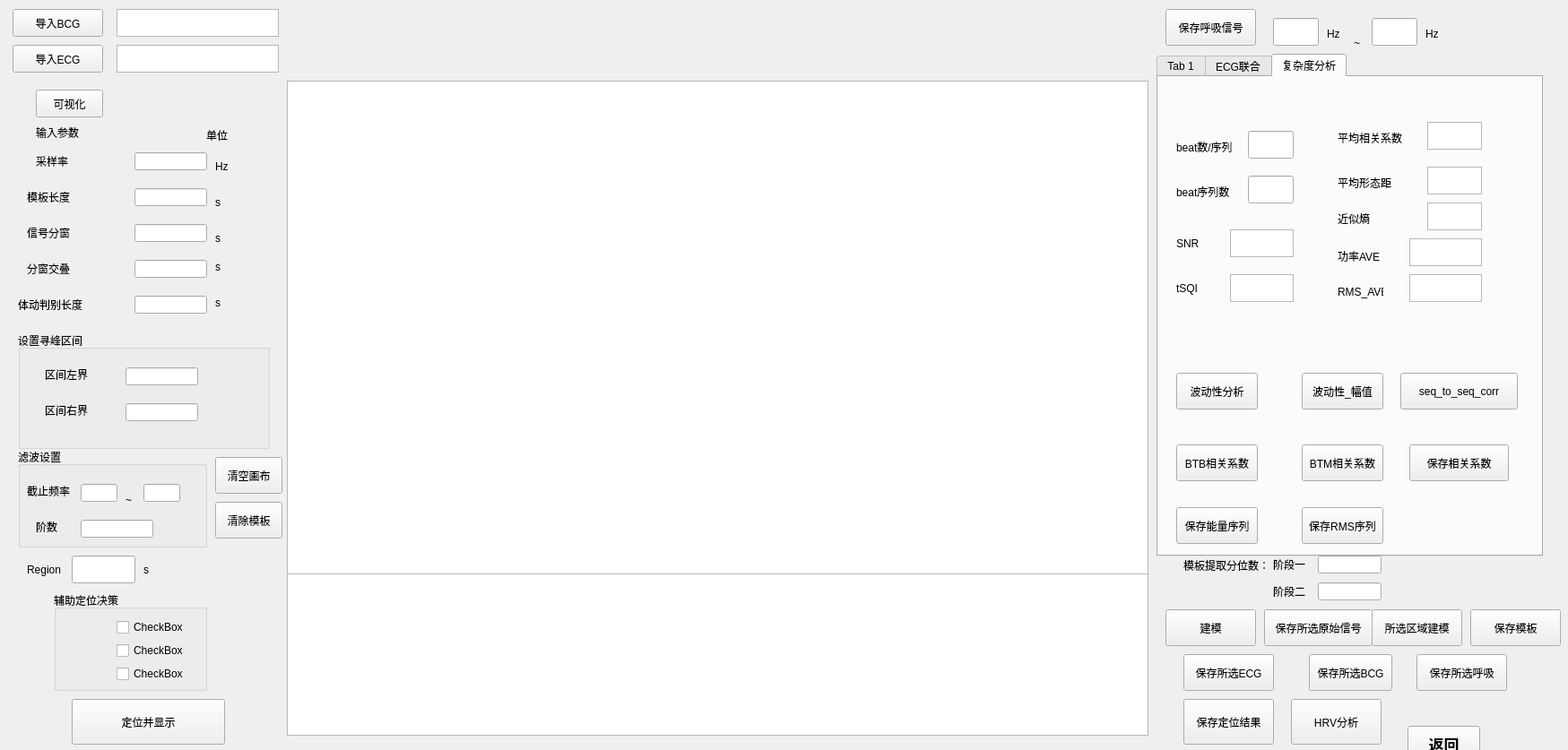
<?xml version="1.0" encoding="UTF-8"?>
<ui version="4.0">
 <class>Form</class>
 <widget class="QWidget" name="Form">
  <property name="geometry">
   <rect>
    <x>0</x>
    <y>0</y>
    <width>1749</width>
    <height>837</height>
   </rect>
  </property>
  <property name="windowTitle">
   <string>模板匹配法</string>
  </property>
  <widget class="QLabel" name="label_3">
   <property name="geometry">
    <rect>
     <x>240</x>
     <y>260</y>
     <width>54</width>
     <height>12</height>
    </rect>
   </property>
   <property name="text">
    <string>s</string>
   </property>
  </widget>
  <widget class="QLineEdit" name="lineEdit_3">
   <property name="geometry">
    <rect>
     <x>150</x>
     <y>290</y>
     <width>81</width>
     <height>20</height>
    </rect>
   </property>
  </widget>
  <widget class="QLineEdit" name="lineEdit_5">
   <property name="geometry">
    <rect>
     <x>150</x>
     <y>170</y>
     <width>81</width>
     <height>20</height>
    </rect>
   </property>
  </widget>
  <widget class="QPushButton" name="pushButton_4">
   <property name="geometry">
    <rect>
     <x>80</x>
     <y>780</y>
     <width>171</width>
     <height>51</height>
    </rect>
   </property>
   <property name="text">
    <string>定位并显示</string>
   </property>
  </widget>
  <widget class="QPushButton" name="returnMainWin">
   <property name="geometry">
    <rect>
     <x>1570</x>
     <y>810</y>
     <width>81</width>
     <height>41</height>
    </rect>
   </property>
   <property name="font">
    <font>
     <pointsize>13</pointsize>
     <weight>75</weight>
     <bold>true</bold>
    </font>
   </property>
   <property name="text">
    <string>返回</string>
   </property>
  </widget>
  <widget class="QLabel" name="label_9">
   <property name="geometry">
    <rect>
     <x>240</x>
     <y>180</y>
     <width>54</width>
     <height>12</height>
    </rect>
   </property>
   <property name="text">
    <string>Hz</string>
   </property>
  </widget>
  <widget class="QLabel" name="label_7">
   <property name="geometry">
    <rect>
     <x>30</x>
     <y>250</y>
     <width>101</width>
     <height>20</height>
    </rect>
   </property>
   <property name="text">
    <string>信号分窗</string>
   </property>
  </widget>
  <widget class="QProgressBar" name="progressBar">
   <property name="geometry">
    <rect>
     <x>50</x>
     <y>840</y>
     <width>1481</width>
     <height>20</height>
    </rect>
   </property>
   <property name="value">
    <number>24</number>
   </property>
  </widget>
  <widget class="QPushButton" name="pushButton_3">
   <property name="geometry">
    <rect>
     <x>40</x>
     <y>100</y>
     <width>75</width>
     <height>31</height>
    </rect>
   </property>
   <property name="text">
    <string>可视化</string>
   </property>
  </widget>
  <widget class="QLabel" name="label_4">
   <property name="geometry">
    <rect>
     <x>240</x>
     <y>300</y>
     <width>54</width>
     <height>12</height>
    </rect>
   </property>
   <property name="text">
    <string/>
   </property>
  </widget>
  <widget class="QLabel" name="label_10">
   <property name="geometry">
    <rect>
     <x>30</x>
     <y>290</y>
     <width>101</width>
     <height>20</height>
    </rect>
   </property>
   <property name="text">
    <string>分窗交叠</string>
   </property>
  </widget>
  <widget class="QPushButton" name="pushButton_2">
   <property name="geometry">
    <rect>
     <x>14</x>
     <y>10</y>
     <width>101</width>
     <height>31</height>
    </rect>
   </property>
   <property name="text">
    <string>导入BCG</string>
   </property>
  </widget>
  <widget class="QLineEdit" name="lineEdit_2">
   <property name="geometry">
    <rect>
     <x>150</x>
     <y>250</y>
     <width>81</width>
     <height>20</height>
    </rect>
   </property>
  </widget>
  <widget class="QLabel" name="label_2">
   <property name="geometry">
    <rect>
     <x>240</x>
     <y>220</y>
     <width>54</width>
     <height>12</height>
    </rect>
   </property>
   <property name="text">
    <string>s</string>
   </property>
  </widget>
  <widget class="QLineEdit" name="lineEdit">
   <property name="geometry">
    <rect>
     <x>150</x>
     <y>210</y>
     <width>81</width>
     <height>20</height>
    </rect>
   </property>
  </widget>
  <widget class="QLabel" name="label">
   <property name="geometry">
    <rect>
     <x>30</x>
     <y>210</y>
     <width>101</width>
     <height>20</height>
    </rect>
   </property>
   <property name="text">
    <string>模板长度</string>
   </property>
  </widget>
  <widget class="QLabel" name="label_12">
   <property name="geometry">
    <rect>
     <x>40</x>
     <y>170</y>
     <width>71</width>
     <height>20</height>
    </rect>
   </property>
   <property name="text">
    <string>采样率</string>
   </property>
  </widget>
  <widget class="QTextEdit" name="textEdit">
   <property name="geometry">
    <rect>
     <x>130</x>
     <y>10</y>
     <width>181</width>
     <height>31</height>
    </rect>
   </property>
  </widget>
  <widget class="QLabel" name="label_5">
   <property name="geometry">
    <rect>
     <x>40</x>
     <y>140</y>
     <width>61</width>
     <height>16</height>
    </rect>
   </property>
   <property name="font">
    <font>
     <family>微软雅黑</family>
    </font>
   </property>
   <property name="text">
    <string>输入参数</string>
   </property>
  </widget>
  <widget class="QLabel" name="label_6">
   <property name="geometry">
    <rect>
     <x>230</x>
     <y>140</y>
     <width>54</width>
     <height>21</height>
    </rect>
   </property>
   <property name="font">
    <font>
     <family>微软雅黑</family>
    </font>
   </property>
   <property name="text">
    <string>单位</string>
   </property>
  </widget>
  <widget class="QPushButton" name="pushButton_5">
   <property name="geometry">
    <rect>
     <x>1320</x>
     <y>780</y>
     <width>101</width>
     <height>51</height>
    </rect>
   </property>
   <property name="text">
    <string>保存定位结果</string>
   </property>
  </widget>
  <widget class="QLabel" name="label_8">
   <property name="geometry">
    <rect>
     <x>240</x>
     <y>290</y>
     <width>72</width>
     <height>15</height>
    </rect>
   </property>
   <property name="text">
    <string>s</string>
   </property>
  </widget>
  <widget class="QLabel" name="label_11">
   <property name="geometry">
    <rect>
     <x>20</x>
     <y>330</y>
     <width>101</width>
     <height>20</height>
    </rect>
   </property>
   <property name="text">
    <string>体动判别长度</string>
   </property>
  </widget>
  <widget class="QLineEdit" name="lineEdit_4">
   <property name="geometry">
    <rect>
     <x>150</x>
     <y>330</y>
     <width>81</width>
     <height>20</height>
    </rect>
   </property>
  </widget>
  <widget class="QLabel" name="label_13">
   <property name="geometry">
    <rect>
     <x>240</x>
     <y>330</y>
     <width>72</width>
     <height>15</height>
    </rect>
   </property>
   <property name="text">
    <string>s</string>
   </property>
  </widget>
  <widget class="QPushButton" name="pushButton_6">
   <property name="geometry">
    <rect>
     <x>14</x>
     <y>50</y>
     <width>101</width>
     <height>31</height>
    </rect>
   </property>
   <property name="text">
    <string>导入ECG</string>
   </property>
  </widget>
  <widget class="QTextEdit" name="textEdit_2">
   <property name="geometry">
    <rect>
     <x>130</x>
     <y>50</y>
     <width>181</width>
     <height>31</height>
    </rect>
   </property>
  </widget>
  <widget class="QGroupBox" name="groupBox">
   <property name="geometry">
    <rect>
     <x>20</x>
     <y>370</y>
     <width>281</width>
     <height>131</height>
    </rect>
   </property>
   <property name="title">
    <string>设置寻峰区间</string>
   </property>
   <widget class="QLabel" name="label_14">
    <property name="geometry">
     <rect>
      <x>30</x>
      <y>40</y>
      <width>72</width>
      <height>15</height>
     </rect>
    </property>
    <property name="text">
     <string>区间左界</string>
    </property>
   </widget>
   <widget class="QLabel" name="label_15">
    <property name="geometry">
     <rect>
      <x>30</x>
      <y>80</y>
      <width>72</width>
      <height>15</height>
     </rect>
    </property>
    <property name="text">
     <string>区间右界</string>
    </property>
   </widget>
   <widget class="QLineEdit" name="lineEdit_8">
    <property name="geometry">
     <rect>
      <x>120</x>
      <y>40</y>
      <width>81</width>
      <height>20</height>
     </rect>
    </property>
   </widget>
   <widget class="QLineEdit" name="lineEdit_9">
    <property name="geometry">
     <rect>
      <x>120</x>
      <y>80</y>
      <width>81</width>
      <height>20</height>
     </rect>
    </property>
   </widget>
  </widget>
  <widget class="QPushButton" name="pushButton_7">
   <property name="geometry">
    <rect>
     <x>1300</x>
     <y>10</y>
     <width>101</width>
     <height>41</height>
    </rect>
   </property>
   <property name="text">
    <string>保存呼吸信号</string>
   </property>
  </widget>
  <widget class="QLabel" name="label_16">
   <property name="geometry">
    <rect>
     <x>1480</x>
     <y>30</y>
     <width>31</width>
     <height>16</height>
    </rect>
   </property>
   <property name="text">
    <string>Hz</string>
   </property>
  </widget>
  <widget class="QLabel" name="label_17">
   <property name="geometry">
    <rect>
     <x>1590</x>
     <y>30</y>
     <width>31</width>
     <height>16</height>
    </rect>
   </property>
   <property name="text">
    <string>Hz</string>
   </property>
  </widget>
  <widget class="QLineEdit" name="lineEdit_6">
   <property name="geometry">
    <rect>
     <x>1420</x>
     <y>20</y>
     <width>51</width>
     <height>31</height>
    </rect>
   </property>
  </widget>
  <widget class="QLineEdit" name="lineEdit_7">
   <property name="geometry">
    <rect>
     <x>1530</x>
     <y>20</y>
     <width>51</width>
     <height>31</height>
    </rect>
   </property>
  </widget>
  <widget class="QLabel" name="label_18">
   <property name="geometry">
    <rect>
     <x>1510</x>
     <y>40</y>
     <width>16</width>
     <height>16</height>
    </rect>
   </property>
   <property name="text">
    <string>~</string>
   </property>
  </widget>
  <widget class="QPushButton" name="pushButton_8">
   <property name="geometry">
    <rect>
     <x>1440</x>
     <y>780</y>
     <width>101</width>
     <height>51</height>
    </rect>
   </property>
   <property name="text">
    <string>HRV分析</string>
   </property>
  </widget>
  <widget class="GraphicsLayoutWidget" name="graphicsView">
   <property name="geometry">
    <rect>
     <x>320</x>
     <y>640</y>
     <width>961</width>
     <height>181</height>
    </rect>
   </property>
  </widget>
  <widget class="QPushButton" name="pushButton_9">
   <property name="geometry">
    <rect>
     <x>240</x>
     <y>560</y>
     <width>75</width>
     <height>41</height>
    </rect>
   </property>
   <property name="text">
    <string>清除模板</string>
   </property>
  </widget>
  <widget class="GraphicsLayoutWidget" name="graphicsView_2">
   <property name="geometry">
    <rect>
     <x>320</x>
     <y>90</y>
     <width>961</width>
     <height>551</height>
    </rect>
   </property>
  </widget>
  <widget class="PlotWidget" name="dataPlot_2" native="true">
   <property name="geometry">
    <rect>
     <x>320</x>
     <y>0</y>
     <width>961</width>
     <height>91</height>
    </rect>
   </property>
   <property name="sizePolicy">
    <sizepolicy hsizetype="Preferred" vsizetype="Preferred">
     <horstretch>0</horstretch>
     <verstretch>1</verstretch>
    </sizepolicy>
   </property>
  </widget>
  <widget class="QPushButton" name="pushButton_10">
   <property name="geometry">
    <rect>
     <x>240</x>
     <y>510</y>
     <width>75</width>
     <height>41</height>
    </rect>
   </property>
   <property name="text">
    <string>清空画布</string>
   </property>
  </widget>
  <widget class="QPushButton" name="pushButton_11">
   <property name="geometry">
    <rect>
     <x>1530</x>
     <y>680</y>
     <width>101</width>
     <height>41</height>
    </rect>
   </property>
   <property name="text">
    <string>所选区域建模</string>
   </property>
  </widget>
  <widget class="QPushButton" name="pushButton_12">
   <property name="geometry">
    <rect>
     <x>1640</x>
     <y>680</y>
     <width>101</width>
     <height>41</height>
    </rect>
   </property>
   <property name="text">
    <string>保存模板</string>
   </property>
  </widget>
  <widget class="QGroupBox" name="groupBox_2">
   <property name="geometry">
    <rect>
     <x>20</x>
     <y>500</y>
     <width>211</width>
     <height>111</height>
    </rect>
   </property>
   <property name="title">
    <string>滤波设置</string>
   </property>
   <widget class="QLabel" name="label_20">
    <property name="geometry">
     <rect>
      <x>10</x>
      <y>40</y>
      <width>72</width>
      <height>15</height>
     </rect>
    </property>
    <property name="text">
     <string>截止频率</string>
    </property>
   </widget>
   <widget class="QLabel" name="label_21">
    <property name="geometry">
     <rect>
      <x>20</x>
      <y>80</y>
      <width>41</width>
      <height>16</height>
     </rect>
    </property>
    <property name="text">
     <string>阶数</string>
    </property>
   </widget>
   <widget class="QLineEdit" name="lineEdit_10">
    <property name="geometry">
     <rect>
      <x>70</x>
      <y>40</y>
      <width>41</width>
      <height>20</height>
     </rect>
    </property>
   </widget>
   <widget class="QLineEdit" name="lineEdit_11">
    <property name="geometry">
     <rect>
      <x>70</x>
      <y>80</y>
      <width>81</width>
      <height>20</height>
     </rect>
    </property>
   </widget>
   <widget class="QLineEdit" name="lineEdit_12">
    <property name="geometry">
     <rect>
      <x>140</x>
      <y>40</y>
      <width>41</width>
      <height>20</height>
     </rect>
    </property>
   </widget>
   <widget class="QLabel" name="label_22">
    <property name="geometry">
     <rect>
      <x>120</x>
      <y>50</y>
      <width>16</width>
      <height>16</height>
     </rect>
    </property>
    <property name="text">
     <string>~</string>
    </property>
   </widget>
  </widget>
  <widget class="QGroupBox" name="groupBox_3">
   <property name="geometry">
    <rect>
     <x>60</x>
     <y>660</y>
     <width>171</width>
     <height>111</height>
    </rect>
   </property>
   <property name="title">
    <string>辅助定位决策</string>
   </property>
   <widget class="QWidget" name="layoutWidget">
    <property name="geometry">
     <rect>
      <x>70</x>
      <y>30</y>
      <width>93</width>
      <height>73</height>
     </rect>
    </property>
    <layout class="QVBoxLayout" name="verticalLayout">
     <item>
      <widget class="QCheckBox" name="checkBox">
       <property name="text">
        <string>CheckBox</string>
       </property>
      </widget>
     </item>
     <item>
      <widget class="QCheckBox" name="checkBox_2">
       <property name="text">
        <string>CheckBox</string>
       </property>
      </widget>
     </item>
     <item>
      <widget class="QCheckBox" name="checkBox_3">
       <property name="text">
        <string>CheckBox</string>
       </property>
      </widget>
     </item>
    </layout>
   </widget>
  </widget>
  <widget class="QPushButton" name="pushButton_20">
   <property name="geometry">
    <rect>
     <x>1300</x>
     <y>680</y>
     <width>101</width>
     <height>41</height>
    </rect>
   </property>
   <property name="text">
    <string>建模</string>
   </property>
  </widget>
  <widget class="QLabel" name="label_32">
   <property name="geometry">
    <rect>
     <x>30</x>
     <y>620</y>
     <width>51</width>
     <height>31</height>
    </rect>
   </property>
   <property name="text">
    <string>Region</string>
   </property>
  </widget>
  <widget class="QLineEdit" name="lineEdit_15">
   <property name="geometry">
    <rect>
     <x>80</x>
     <y>620</y>
     <width>71</width>
     <height>31</height>
    </rect>
   </property>
  </widget>
  <widget class="QLabel" name="label_33">
   <property name="geometry">
    <rect>
     <x>160</x>
     <y>620</y>
     <width>41</width>
     <height>31</height>
    </rect>
   </property>
   <property name="text">
    <string>s</string>
   </property>
  </widget>
  <widget class="QPushButton" name="pushButton_26">
   <property name="geometry">
    <rect>
     <x>1460</x>
     <y>730</y>
     <width>93</width>
     <height>41</height>
    </rect>
   </property>
   <property name="text">
    <string>保存所选BCG</string>
   </property>
  </widget>
  <widget class="QPushButton" name="pushButton_27">
   <property name="geometry">
    <rect>
     <x>1580</x>
     <y>730</y>
     <width>101</width>
     <height>41</height>
    </rect>
   </property>
   <property name="text">
    <string>保存所选呼吸</string>
   </property>
  </widget>
  <widget class="QPushButton" name="pushButton_30">
   <property name="geometry">
    <rect>
     <x>1410</x>
     <y>680</y>
     <width>121</width>
     <height>41</height>
    </rect>
   </property>
   <property name="text">
    <string>保存所选原始信号</string>
   </property>
  </widget>
  <widget class="QTabWidget" name="tabWidget">
   <property name="geometry">
    <rect>
     <x>1290</x>
     <y>60</y>
     <width>431</width>
     <height>561</height>
    </rect>
   </property>
   <property name="toolTip">
    <string/>
   </property>
   <property name="whatsThis">
    <string/>
   </property>
   <property name="currentIndex">
    <number>2</number>
   </property>
   <widget class="QWidget" name="tab">
    <attribute name="title">
     <string>Tab 1</string>
    </attribute>
    <widget class="QWidget" name="layoutWidget">
     <property name="geometry">
      <rect>
       <x>20</x>
       <y>130</y>
       <width>291</width>
       <height>77</height>
      </rect>
     </property>
     <layout class="QHBoxLayout" name="horizontalLayout_4">
      <item>
       <widget class="QPushButton" name="pushButton_15">
        <property name="text">
         <string>J</string>
        </property>
       </widget>
      </item>
      <item>
       <widget class="QTextEdit" name="textEdit_6"/>
      </item>
      <item>
       <widget class="QTextEdit" name="textEdit_13"/>
      </item>
     </layout>
    </widget>
    <widget class="QWidget" name="layoutWidget">
     <property name="geometry">
      <rect>
       <x>40</x>
       <y>20</y>
       <width>271</width>
       <height>17</height>
      </rect>
     </property>
     <layout class="QHBoxLayout" name="horizontalLayout">
      <item>
       <widget class="QLabel" name="label_23">
        <property name="text">
         <string>关键点</string>
        </property>
       </widget>
      </item>
      <item>
       <widget class="QLabel" name="label_24">
        <property name="text">
         <string>幅值归一化</string>
        </property>
       </widget>
      </item>
      <item>
       <widget class="QLabel" name="label_25">
        <property name="text">
         <string>索引</string>
        </property>
       </widget>
      </item>
     </layout>
    </widget>
    <widget class="QWidget" name="layoutWidget">
     <property name="geometry">
      <rect>
       <x>20</x>
       <y>170</y>
       <width>291</width>
       <height>77</height>
      </rect>
     </property>
     <layout class="QHBoxLayout" name="horizontalLayout_5">
      <item>
       <widget class="QPushButton" name="pushButton_16">
        <property name="text">
         <string>K</string>
        </property>
       </widget>
      </item>
      <item>
       <widget class="QTextEdit" name="textEdit_7"/>
      </item>
      <item>
       <widget class="QTextEdit" name="textEdit_14"/>
      </item>
     </layout>
    </widget>
    <widget class="QWidget" name="layoutWidget">
     <property name="geometry">
      <rect>
       <x>20</x>
       <y>210</y>
       <width>291</width>
       <height>77</height>
      </rect>
     </property>
     <layout class="QHBoxLayout" name="horizontalLayout_6">
      <item>
       <widget class="QPushButton" name="pushButton_17">
        <property name="text">
         <string>L</string>
        </property>
       </widget>
      </item>
      <item>
       <widget class="QTextEdit" name="textEdit_8"/>
      </item>
      <item>
       <widget class="QTextEdit" name="textEdit_15"/>
      </item>
     </layout>
    </widget>
    <widget class="QWidget" name="layoutWidget">
     <property name="geometry">
      <rect>
       <x>20</x>
       <y>50</y>
       <width>291</width>
       <height>77</height>
      </rect>
     </property>
     <layout class="QHBoxLayout" name="horizontalLayout_2">
      <item>
       <widget class="QPushButton" name="pushButton_13">
        <property name="text">
         <string>H</string>
        </property>
       </widget>
      </item>
      <item>
       <widget class="QTextEdit" name="textEdit_4"/>
      </item>
      <item>
       <widget class="QTextEdit" name="textEdit_11"/>
      </item>
     </layout>
    </widget>
    <widget class="QWidget" name="layoutWidget">
     <property name="geometry">
      <rect>
       <x>20</x>
       <y>90</y>
       <width>291</width>
       <height>77</height>
      </rect>
     </property>
     <layout class="QHBoxLayout" name="horizontalLayout_3">
      <property name="spacing">
       <number>6</number>
      </property>
      <item>
       <widget class="QPushButton" name="pushButton_14">
        <property name="text">
         <string>I</string>
        </property>
       </widget>
      </item>
      <item>
       <widget class="QTextEdit" name="textEdit_5"/>
      </item>
      <item>
       <widget class="QTextEdit" name="textEdit_12"/>
      </item>
     </layout>
    </widget>
    <widget class="QWidget" name="layoutWidget">
     <property name="geometry">
      <rect>
       <x>20</x>
       <y>250</y>
       <width>291</width>
       <height>77</height>
      </rect>
     </property>
     <layout class="QHBoxLayout" name="horizontalLayout_7">
      <item>
       <widget class="QPushButton" name="pushButton_18">
        <property name="text">
         <string>M</string>
        </property>
       </widget>
      </item>
      <item>
       <widget class="QTextEdit" name="textEdit_9"/>
      </item>
      <item>
       <widget class="QTextEdit" name="textEdit_16"/>
      </item>
     </layout>
    </widget>
    <widget class="QWidget" name="layoutWidget">
     <property name="geometry">
      <rect>
       <x>20</x>
       <y>290</y>
       <width>291</width>
       <height>77</height>
      </rect>
     </property>
     <layout class="QHBoxLayout" name="horizontalLayout_8">
      <item>
       <widget class="QPushButton" name="pushButton_19">
        <property name="text">
         <string>N</string>
        </property>
       </widget>
      </item>
      <item>
       <widget class="QTextEdit" name="textEdit_10"/>
      </item>
      <item>
       <widget class="QTextEdit" name="textEdit_17"/>
      </item>
     </layout>
    </widget>
    <widget class="QLabel" name="label_19">
     <property name="geometry">
      <rect>
       <x>20</x>
       <y>390</y>
       <width>101</width>
       <height>31</height>
      </rect>
     </property>
     <property name="text">
      <string>呼吸BCG功率比</string>
     </property>
    </widget>
    <widget class="QTextEdit" name="textEdit_19">
     <property name="geometry">
      <rect>
       <x>120</x>
       <y>340</y>
       <width>61</width>
       <height>31</height>
      </rect>
     </property>
    </widget>
    <widget class="QTextEdit" name="textEdit_3">
     <property name="geometry">
      <rect>
       <x>120</x>
       <y>380</y>
       <width>61</width>
       <height>31</height>
      </rect>
     </property>
    </widget>
    <widget class="QLabel" name="label_30">
     <property name="geometry">
      <rect>
       <x>50</x>
       <y>340</y>
       <width>31</width>
       <height>31</height>
      </rect>
     </property>
     <property name="text">
      <string>HR</string>
     </property>
    </widget>
    <widget class="QTextEdit" name="textEdit_24">
     <property name="geometry">
      <rect>
       <x>230</x>
       <y>470</y>
       <width>61</width>
       <height>31</height>
      </rect>
     </property>
    </widget>
    <widget class="QTextEdit" name="textEdit_23">
     <property name="geometry">
      <rect>
       <x>230</x>
       <y>430</y>
       <width>61</width>
       <height>31</height>
      </rect>
     </property>
    </widget>
    <widget class="QPushButton" name="pushButton_22">
     <property name="geometry">
      <rect>
       <x>180</x>
       <y>470</y>
       <width>41</width>
       <height>31</height>
      </rect>
     </property>
     <property name="text">
      <string>偏度</string>
     </property>
    </widget>
    <widget class="QPushButton" name="pushButton_21">
     <property name="geometry">
      <rect>
       <x>180</x>
       <y>430</y>
       <width>41</width>
       <height>31</height>
      </rect>
     </property>
     <property name="text">
      <string>峰度</string>
     </property>
    </widget>
    <widget class="QLabel" name="label_34">
     <property name="geometry">
      <rect>
       <x>10</x>
       <y>430</y>
       <width>91</width>
       <height>31</height>
      </rect>
     </property>
     <property name="text">
      <string>模板相关系数</string>
     </property>
    </widget>
    <widget class="QTextEdit" name="textEdit_22">
     <property name="geometry">
      <rect>
       <x>100</x>
       <y>430</y>
       <width>71</width>
       <height>31</height>
      </rect>
     </property>
    </widget>
    <widget class="QTextEdit" name="textEdit_20">
     <property name="geometry">
      <rect>
       <x>100</x>
       <y>470</y>
       <width>71</width>
       <height>31</height>
      </rect>
     </property>
    </widget>
    <widget class="QPushButton" name="pushButton">
     <property name="geometry">
      <rect>
       <x>20</x>
       <y>470</y>
       <width>75</width>
       <height>31</height>
      </rect>
     </property>
     <property name="text">
      <string>Acreage</string>
     </property>
    </widget>
    <widget class="QTextEdit" name="textEdit_26">
     <property name="geometry">
      <rect>
       <x>270</x>
       <y>380</y>
       <width>61</width>
       <height>31</height>
      </rect>
     </property>
    </widget>
    <widget class="QPushButton" name="pushButton_23">
     <property name="geometry">
      <rect>
       <x>210</x>
       <y>340</y>
       <width>41</width>
       <height>31</height>
      </rect>
     </property>
     <property name="text">
      <string>功率</string>
     </property>
    </widget>
    <widget class="QPushButton" name="pushButton_24">
     <property name="geometry">
      <rect>
       <x>210</x>
       <y>380</y>
       <width>41</width>
       <height>31</height>
      </rect>
     </property>
     <property name="text">
      <string>能量</string>
     </property>
    </widget>
    <widget class="QTextEdit" name="textEdit_25">
     <property name="geometry">
      <rect>
       <x>270</x>
       <y>340</y>
       <width>61</width>
       <height>31</height>
      </rect>
     </property>
    </widget>
    <widget class="QPushButton" name="pushButton_25">
     <property name="geometry">
      <rect>
       <x>300</x>
       <y>430</y>
       <width>41</width>
       <height>31</height>
      </rect>
     </property>
     <property name="text">
      <string>RMS</string>
     </property>
    </widget>
    <widget class="QTextEdit" name="textEdit_27">
     <property name="geometry">
      <rect>
       <x>350</x>
       <y>430</y>
       <width>61</width>
       <height>31</height>
      </rect>
     </property>
    </widget>
   </widget>
   <widget class="QWidget" name="tab_2">
    <attribute name="title">
     <string>ECG联合</string>
    </attribute>
    <widget class="QGroupBox" name="groupBox_4">
     <property name="geometry">
      <rect>
       <x>210</x>
       <y>50</y>
       <width>191</width>
       <height>141</height>
      </rect>
     </property>
     <property name="title">
      <string>ECG辅助寻峰区间</string>
     </property>
     <widget class="QSpinBox" name="spinBox">
      <property name="geometry">
       <rect>
        <x>115</x>
        <y>50</y>
        <width>61</width>
        <height>22</height>
       </rect>
      </property>
     </widget>
     <widget class="QSpinBox" name="spinBox_2">
      <property name="geometry">
       <rect>
        <x>115</x>
        <y>90</y>
        <width>61</width>
        <height>22</height>
       </rect>
      </property>
     </widget>
     <widget class="QLabel" name="label_42">
      <property name="geometry">
       <rect>
        <x>50</x>
        <y>60</y>
        <width>51</width>
        <height>16</height>
       </rect>
      </property>
      <property name="text">
       <string>左界</string>
      </property>
     </widget>
     <widget class="QLabel" name="label_43">
      <property name="geometry">
       <rect>
        <x>50</x>
        <y>90</y>
        <width>51</width>
        <height>16</height>
       </rect>
      </property>
      <property name="text">
       <string>右界</string>
      </property>
     </widget>
    </widget>
    <widget class="QPushButton" name="pushButton_37">
     <property name="geometry">
      <rect>
       <x>260</x>
       <y>460</y>
       <width>111</width>
       <height>41</height>
      </rect>
     </property>
     <property name="text">
      <string>保存BCG峰值索引</string>
     </property>
    </widget>
    <widget class="QGroupBox" name="groupBox_5">
     <property name="geometry">
      <rect>
       <x>10</x>
       <y>50</y>
       <width>171</width>
       <height>141</height>
      </rect>
     </property>
     <property name="title">
      <string>RJ间期</string>
     </property>
     <widget class="QLabel" name="label_47">
      <property name="geometry">
       <rect>
        <x>20</x>
        <y>90</y>
        <width>61</width>
        <height>16</height>
       </rect>
      </property>
      <property name="text">
       <string>标准差</string>
      </property>
     </widget>
     <widget class="QTextEdit" name="textEdit_32">
      <property name="geometry">
       <rect>
        <x>80</x>
        <y>40</y>
        <width>61</width>
        <height>31</height>
       </rect>
      </property>
     </widget>
     <widget class="QLabel" name="label_46">
      <property name="geometry">
       <rect>
        <x>20</x>
        <y>50</y>
        <width>61</width>
        <height>16</height>
       </rect>
      </property>
      <property name="text">
       <string>均值</string>
      </property>
     </widget>
     <widget class="QLabel" name="label_45">
      <property name="geometry">
       <rect>
        <x>150</x>
        <y>50</y>
        <width>61</width>
        <height>16</height>
       </rect>
      </property>
      <property name="text">
       <string>s</string>
      </property>
     </widget>
     <widget class="QTextEdit" name="textEdit_33">
      <property name="geometry">
       <rect>
        <x>80</x>
        <y>80</y>
        <width>61</width>
        <height>31</height>
       </rect>
      </property>
     </widget>
    </widget>
   </widget>
   <widget class="QWidget" name="tab_3">
    <property name="enabled">
     <bool>true</bool>
    </property>
    <property name="mouseTracking">
     <bool>false</bool>
    </property>
    <attribute name="title">
     <string>复杂度分析</string>
    </attribute>
    <widget class="QPushButton" name="pushButton_31">
     <property name="geometry">
      <rect>
       <x>20</x>
       <y>410</y>
       <width>91</width>
       <height>41</height>
      </rect>
     </property>
     <property name="text">
      <string>BTB相关系数</string>
     </property>
    </widget>
    <widget class="QPushButton" name="pushButton_33">
     <property name="geometry">
      <rect>
       <x>160</x>
       <y>410</y>
       <width>91</width>
       <height>41</height>
      </rect>
     </property>
     <property name="text">
      <string>BTM相关系数</string>
     </property>
    </widget>
    <widget class="QPushButton" name="pushButton_32">
     <property name="geometry">
      <rect>
       <x>280</x>
       <y>410</y>
       <width>111</width>
       <height>41</height>
      </rect>
     </property>
     <property name="text">
      <string>保存相关系数</string>
     </property>
    </widget>
    <widget class="QLabel" name="label_36">
     <property name="geometry">
      <rect>
       <x>200</x>
       <y>110</y>
       <width>72</width>
       <height>15</height>
      </rect>
     </property>
     <property name="text">
      <string>平均形态距</string>
     </property>
    </widget>
    <widget class="QTextEdit" name="textEdit_28">
     <property name="geometry">
      <rect>
       <x>300</x>
       <y>50</y>
       <width>61</width>
       <height>31</height>
      </rect>
     </property>
    </widget>
    <widget class="QTextEdit" name="textEdit_30">
     <property name="geometry">
      <rect>
       <x>300</x>
       <y>140</y>
       <width>61</width>
       <height>31</height>
      </rect>
     </property>
    </widget>
    <widget class="QTextEdit" name="textEdit_29">
     <property name="geometry">
      <rect>
       <x>300</x>
       <y>100</y>
       <width>61</width>
       <height>31</height>
      </rect>
     </property>
    </widget>
    <widget class="QLabel" name="label_37">
     <property name="geometry">
      <rect>
       <x>200</x>
       <y>150</y>
       <width>72</width>
       <height>15</height>
      </rect>
     </property>
     <property name="text">
      <string>近似熵</string>
     </property>
    </widget>
    <widget class="QLabel" name="label_35">
     <property name="geometry">
      <rect>
       <x>200</x>
       <y>60</y>
       <width>72</width>
       <height>15</height>
      </rect>
     </property>
     <property name="text">
      <string>平均相关系数</string>
     </property>
    </widget>
    <widget class="QPushButton" name="pushButton_29">
     <property name="geometry">
      <rect>
       <x>160</x>
       <y>330</y>
       <width>91</width>
       <height>41</height>
      </rect>
     </property>
     <property name="text">
      <string>波动性_幅值</string>
     </property>
    </widget>
    <widget class="QPushButton" name="pushButton_28">
     <property name="geometry">
      <rect>
       <x>20</x>
       <y>330</y>
       <width>91</width>
       <height>41</height>
      </rect>
     </property>
     <property name="text">
      <string>波动性分析</string>
     </property>
    </widget>
    <widget class="QLabel" name="label_38">
     <property name="geometry">
      <rect>
       <x>20</x>
       <y>70</y>
       <width>72</width>
       <height>15</height>
      </rect>
     </property>
     <property name="text">
      <string>beat数/序列</string>
     </property>
    </widget>
    <widget class="QLabel" name="label_39">
     <property name="geometry">
      <rect>
       <x>20</x>
       <y>120</y>
       <width>61</width>
       <height>16</height>
      </rect>
     </property>
     <property name="text">
      <string>beat序列数</string>
     </property>
    </widget>
    <widget class="QLabel" name="label_29">
     <property name="geometry">
      <rect>
       <x>20</x>
       <y>170</y>
       <width>31</width>
       <height>31</height>
      </rect>
     </property>
     <property name="text">
      <string>SNR</string>
     </property>
    </widget>
    <widget class="QLabel" name="label_31">
     <property name="geometry">
      <rect>
       <x>20</x>
       <y>220</y>
       <width>31</width>
       <height>31</height>
      </rect>
     </property>
     <property name="text">
      <string>tSQI</string>
     </property>
    </widget>
    <widget class="QTextEdit" name="textEdit_18">
     <property name="geometry">
      <rect>
       <x>80</x>
       <y>170</y>
       <width>71</width>
       <height>31</height>
      </rect>
     </property>
    </widget>
    <widget class="QTextEdit" name="textEdit_21">
     <property name="geometry">
      <rect>
       <x>80</x>
       <y>220</y>
       <width>71</width>
       <height>31</height>
      </rect>
     </property>
    </widget>
    <widget class="QLineEdit" name="lineEdit_16">
     <property name="geometry">
      <rect>
       <x>100</x>
       <y>60</y>
       <width>51</width>
       <height>31</height>
      </rect>
     </property>
    </widget>
    <widget class="QLineEdit" name="lineEdit_17">
     <property name="geometry">
      <rect>
       <x>100</x>
       <y>110</y>
       <width>51</width>
       <height>31</height>
      </rect>
     </property>
    </widget>
    <widget class="QPushButton" name="pushButton_34">
     <property name="geometry">
      <rect>
       <x>270</x>
       <y>330</y>
       <width>131</width>
       <height>41</height>
      </rect>
     </property>
     <property name="text">
      <string>seq_to_seq_corr</string>
     </property>
    </widget>
    <widget class="QLabel" name="label_40">
     <property name="geometry">
      <rect>
       <x>200</x>
       <y>190</y>
       <width>51</width>
       <height>20</height>
      </rect>
     </property>
     <property name="text">
      <string>功率AVE</string>
     </property>
    </widget>
    <widget class="QTextEdit" name="textEdit_31">
     <property name="geometry">
      <rect>
       <x>280</x>
       <y>180</y>
       <width>81</width>
       <height>31</height>
      </rect>
     </property>
    </widget>
    <widget class="QPushButton" name="pushButton_35">
     <property name="geometry">
      <rect>
       <x>20</x>
       <y>480</y>
       <width>91</width>
       <height>41</height>
      </rect>
     </property>
     <property name="text">
      <string>保存能量序列</string>
     </property>
    </widget>
    <widget class="QLabel" name="label_41">
     <property name="geometry">
      <rect>
       <x>200</x>
       <y>230</y>
       <width>51</width>
       <height>20</height>
      </rect>
     </property>
     <property name="text">
      <string>RMS_AVE</string>
     </property>
    </widget>
    <widget class="QTextEdit" name="textEdit_61">
     <property name="geometry">
      <rect>
       <x>280</x>
       <y>220</y>
       <width>81</width>
       <height>31</height>
      </rect>
     </property>
    </widget>
    <widget class="QPushButton" name="pushButton_56">
     <property name="geometry">
      <rect>
       <x>160</x>
       <y>480</y>
       <width>91</width>
       <height>41</height>
      </rect>
     </property>
     <property name="text">
      <string>保存RMS序列</string>
     </property>
    </widget>
   </widget>
  </widget>
  <widget class="QPushButton" name="pushButton_36">
   <property name="geometry">
    <rect>
     <x>1320</x>
     <y>730</y>
     <width>101</width>
     <height>41</height>
    </rect>
   </property>
   <property name="text">
    <string>保存所选ECG</string>
   </property>
  </widget>
  <widget class="QLabel" name="label_28">
   <property name="geometry">
    <rect>
     <x>1420</x>
     <y>650</y>
     <width>41</width>
     <height>20</height>
    </rect>
   </property>
   <property name="text">
    <string>阶段二</string>
   </property>
  </widget>
  <widget class="QLabel" name="label_27">
   <property name="geometry">
    <rect>
     <x>1420</x>
     <y>620</y>
     <width>41</width>
     <height>20</height>
    </rect>
   </property>
   <property name="text">
    <string>阶段一</string>
   </property>
  </widget>
  <widget class="QLineEdit" name="lineEdit_13">
   <property name="geometry">
    <rect>
     <x>1470</x>
     <y>620</y>
     <width>71</width>
     <height>20</height>
    </rect>
   </property>
  </widget>
  <widget class="QLineEdit" name="lineEdit_14">
   <property name="geometry">
    <rect>
     <x>1470</x>
     <y>650</y>
     <width>71</width>
     <height>20</height>
    </rect>
   </property>
  </widget>
  <widget class="QLabel" name="label_26">
   <property name="geometry">
    <rect>
     <x>1320</x>
     <y>620</y>
     <width>91</width>
     <height>21</height>
    </rect>
   </property>
   <property name="text">
    <string>模板提取分位数：</string>
   </property>
  </widget>
 </widget>
 <customwidgets>
  <customwidget>
   <class>PlotWidget</class>
   <extends>QWidget</extends>
   <header>pyqtgraph/core</header>
   <container>1</container>
  </customwidget>
  <customwidget>
   <class>GraphicsLayoutWidget</class>
   <extends>QGraphicsView</extends>
   <header>pyqtgraph</header>
  </customwidget>
 </customwidgets>
 <resources/>
 <connections/>
</ui>
